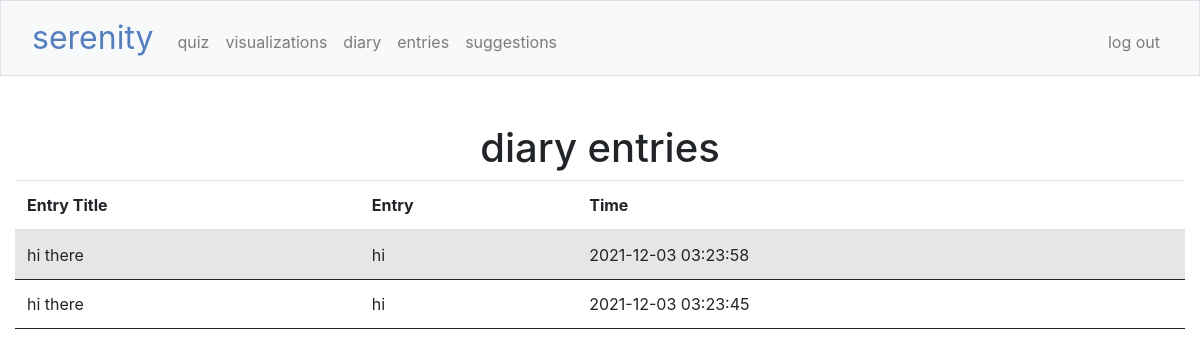
The page /entries (signed in) on the database its author committed.
### tables this page shows
CREATE TABLE 'diaryentries' (
    id INTEGER PRIMARY KEY AUTOINCREMENT,
    user_id INTEGER NOT NULL,'entrytitle' TEXT NOT NULL,
    entry TEXT NOT NULL,
    time TIMESTAMP DEFAULT CURRENT_TIMESTAMP,
    FOREIGN KEY(user_id) REFERENCES users(id)
);

### app.py (the view)
@app.route("/entries")
@login_required
def entries():
    entrieslog = db.execute(
        "SELECT entrytitle, entry, time FROM diaryentries WHERE user_id = ? ORDER BY time DESC", session["user_id"])
    return render_template("entries.html", entrieslog=entrieslog)

### app.py (called while the page is built)
@app.after_request
def after_request(response):
    response.headers["Cache-Control"] = "no-cache, no-store, must-revalidate"
    response.headers["Expires"] = 0
    response.headers["Pragma"] = "no-cache"
    return response

### helpers.py (called while the page is built)
def login_required(f):
    @wraps(f)
    def decorated_function(*args, **kwargs):
        if session.get("user_id") is None:
            return redirect("/login")
        return f(*args, **kwargs)
    return decorated_function

### templates/entries.html (shortened to what this page needs)
{% extends "layout.html" %}
{% block main %}
<!DOCTYPE html>
<html lang="en">
    <head>
        <link rel="stylesheet" href="https://cdn.jsdelivr.net/npm/bootstrap@4.5.3/dist/css/bootstrap.min.css"
>
        <link href="styles.css" rel="stylesheet">
    </head>
    <body>
        <header><h1 style="text-align:center">diary entries</h1></header>
            <table class="table table-striped">
                <thead>
                    <tr>
                        <th>Entry Title</th>
                        <th>Entry</th>
                        <th>Time</th>
                    </tr>
                </thead>
                <tbody>
                    {% for e in entrieslog %}
                        <tr>
                            <td>{{ e["entrytitle"] }}</td>
                            <td>{{ e["entry"] }}</td>
                            <td>{{ e["time"] }}</td>
                        </tr>
                    {% endfor %}
                </tbody>
            </table>
    </body>
</html>
{% endblock %}

### static/styles.css (style rules this page uses)
body { font-size: 1rem; font-weight: 400; line-height: 1.5; margin: 0; text-align: left; }
table { background-color: transparent; margin: auto; margin-bottom: 1rem; width: 80%; }
table th, table td { padding: 0.5rem; vertical-align: center; text-align: left; }
tr { border: solid; border-width: 1px 0; }
tbody tr:nth-of-type(odd) { background-color: rgb(179, 208, 255, 0.3) }

### rows shown on the page
diaryentries: entrytitle "hi there", entry "hi", time "2021-12-03 03:23:58"
diaryentries: entrytitle "hi there", entry "hi", time "2021-12-03 03:23:45"
